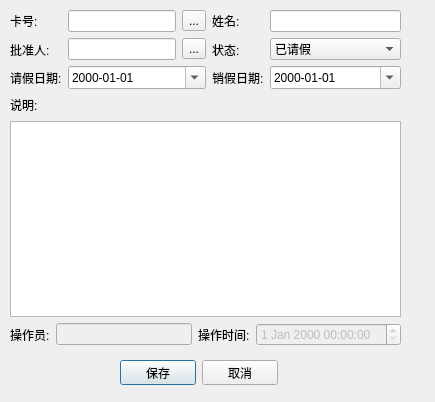
<?xml version="1.0" encoding="UTF-8"?>
<ui version="4.0">
 <class>ElderVacationDialog</class>
 <widget class="QDialog" name="ElderVacationDialog">
  <property name="geometry">
   <rect>
    <x>0</x>
    <y>0</y>
    <width>435</width>
    <height>402</height>
   </rect>
  </property>
  <property name="windowTitle">
   <string>Dialog</string>
  </property>
  <widget class="QWidget" name="layoutWidget">
   <property name="geometry">
    <rect>
     <x>120</x>
     <y>360</y>
     <width>158</width>
     <height>25</height>
    </rect>
   </property>
   <layout class="QHBoxLayout" name="horizontalLayout">
    <item>
     <widget class="QPushButton" name="btn_save">
      <property name="text">
       <string>保存</string>
      </property>
     </widget>
    </item>
    <item>
     <widget class="QPushButton" name="btn_cancel">
      <property name="text">
       <string>取消</string>
      </property>
     </widget>
    </item>
   </layout>
  </widget>
  <widget class="QWidget" name="layoutWidget1">
   <property name="geometry">
    <rect>
     <x>10</x>
     <y>10</y>
     <width>391</width>
     <height>336</height>
    </rect>
   </property>
   <layout class="QVBoxLayout" name="verticalLayout_5">
    <item>
     <layout class="QHBoxLayout" name="horizontalLayout_6">
      <item>
       <layout class="QVBoxLayout" name="verticalLayout">
        <item>
         <widget class="QLabel" name="label">
          <property name="text">
           <string>卡号:</string>
          </property>
         </widget>
        </item>
        <item>
         <widget class="QLabel" name="label_4">
          <property name="text">
           <string>批准人:</string>
          </property>
         </widget>
        </item>
        <item>
         <widget class="QLabel" name="label_5">
          <property name="text">
           <string>请假日期:</string>
          </property>
         </widget>
        </item>
       </layout>
      </item>
      <item>
       <layout class="QVBoxLayout" name="verticalLayout_3">
        <item>
         <layout class="QHBoxLayout" name="horizontalLayout_4">
          <item>
           <widget class="QLineEdit" name="lineEdit_cardNo"/>
          </item>
          <item>
           <widget class="QToolButton" name="toolButton_cardNo">
            <property name="text">
             <string>...</string>
            </property>
           </widget>
          </item>
         </layout>
        </item>
        <item>
         <layout class="QHBoxLayout" name="horizontalLayout_5">
          <item>
           <widget class="QLineEdit" name="lineEdit_auditor"/>
          </item>
          <item>
           <widget class="QToolButton" name="toolButton_auditor">
            <property name="text">
             <string>...</string>
            </property>
           </widget>
          </item>
         </layout>
        </item>
        <item>
         <widget class="QDateEdit" name="dateEdit_leave">
          <property name="displayFormat">
           <string>yyyy-MM-dd</string>
          </property>
          <property name="calendarPopup">
           <bool>true</bool>
          </property>
         </widget>
        </item>
       </layout>
      </item>
      <item>
       <layout class="QVBoxLayout" name="verticalLayout_2">
        <item>
         <widget class="QLabel" name="label_2">
          <property name="text">
           <string>姓名:</string>
          </property>
         </widget>
        </item>
        <item>
         <widget class="QLabel" name="label_3">
          <property name="text">
           <string>状态:</string>
          </property>
         </widget>
        </item>
        <item>
         <widget class="QLabel" name="label_6">
          <property name="text">
           <string>销假日期:</string>
          </property>
         </widget>
        </item>
       </layout>
      </item>
      <item>
       <layout class="QVBoxLayout" name="verticalLayout_4">
        <item>
         <widget class="QLineEdit" name="lineEdit_name"/>
        </item>
        <item>
         <widget class="QComboBox" name="comboBox">
          <item>
           <property name="text">
            <string>已请假</string>
           </property>
          </item>
          <item>
           <property name="text">
            <string>已销假</string>
           </property>
          </item>
         </widget>
        </item>
        <item>
         <widget class="QDateEdit" name="dateEdit_back">
          <property name="displayFormat">
           <string>yyyy-MM-dd</string>
          </property>
          <property name="calendarPopup">
           <bool>true</bool>
          </property>
         </widget>
        </item>
       </layout>
      </item>
     </layout>
    </item>
    <item>
     <layout class="QHBoxLayout" name="horizontalLayout_3">
      <item>
       <widget class="QLabel" name="label_7">
        <property name="text">
         <string>说明:</string>
        </property>
       </widget>
      </item>
      <item>
       <spacer name="horizontalSpacer">
        <property name="orientation">
         <enum>Qt::Horizontal</enum>
        </property>
        <property name="sizeHint" stdset="0">
         <size>
          <width>40</width>
          <height>20</height>
         </size>
        </property>
       </spacer>
      </item>
     </layout>
    </item>
    <item>
     <widget class="QTextEdit" name="textEdit"/>
    </item>
    <item>
     <layout class="QHBoxLayout" name="horizontalLayout_2">
      <item>
       <widget class="QLabel" name="label_8">
        <property name="text">
         <string>操作员:</string>
        </property>
       </widget>
      </item>
      <item>
       <widget class="QLineEdit" name="lineEdit_operator">
        <property name="enabled">
         <bool>false</bool>
        </property>
       </widget>
      </item>
      <item>
       <widget class="QLabel" name="label_9">
        <property name="text">
         <string>操作时间:</string>
        </property>
       </widget>
      </item>
      <item>
       <widget class="QDateTimeEdit" name="dateTimeEdit">
        <property name="enabled">
         <bool>false</bool>
        </property>
       </widget>
      </item>
     </layout>
    </item>
   </layout>
  </widget>
 </widget>
 <resources/>
 <connections/>
</ui>
